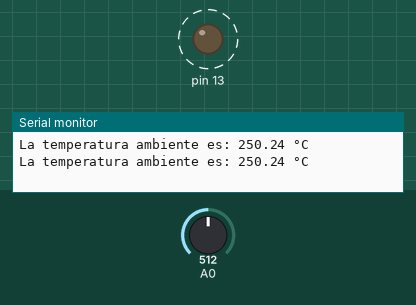
A sketch run on a simulated Arduino Uno, built with avr-gcc and run on an emulated ATmega328P. On the bench: output pins drawn as LEDs (lit = HIGH), the last lines printed to the serial monitor. Dashed ring = blinking. The inputs (shaded band) are chosen by the test bench; at power-on: A0 = 512.

Above: at 1.9 s.
2.0 s: A0 set to 78
5.5 s: A0 set to 64
At 6.5 s:
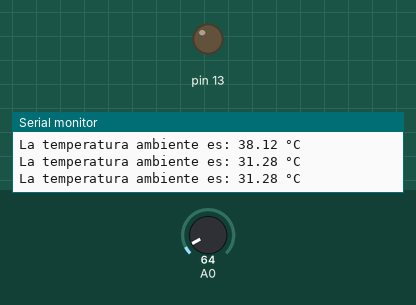
7.0 s: A0 set to 122
At 7.15 s:
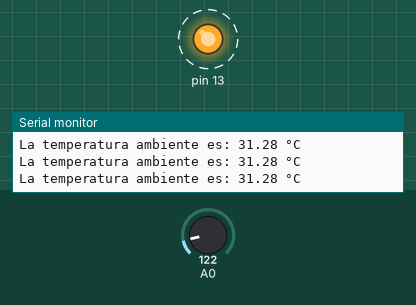
11.3 s: A0 set to 25
At 11.9 s:
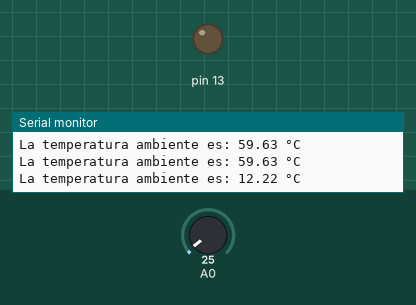
Timing chart, 0 to 13.8 s (numbered marks = the images above; inputs shaded):
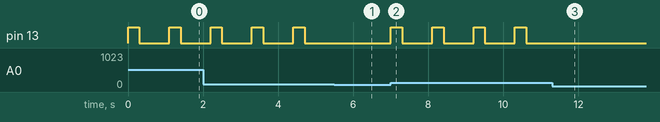

Measured:
- the behaviour switches between 72 and 71 on A0 (found by bisection; images 0 and 1)
- after the input at 5.5 s, pin 13: stops changing and stays LOW
- after the input at 7.0 s, pin 13: alternates HIGH for 0.30 s and LOW for 0.80 s, starting at once
- after the input at 11.3 s, pin 13: stops changing and stays LOW
- by itself, pin 13: alternates HIGH for 0.30 s and LOW for 0.80 s

The sketch:

Proyecto2Arquitectura_SensorTemperatura.ino
```cpp
void setup() {
  Serial.begin(9600); // "Serial.begin(9600) es una instrucción que le indica al Arduino que se comunique con la computadora, con una velocidad serial de 9,600 bits por segundos (baudios)".

  // Modo "entrada/salida" de los pines.
  pinMode(13, OUTPUT);
}

// Declaración de varaibles.
// Variable que contiene el valor del Voltaje del sensor en "Voltios". En este caso, se le asigna un valor de "5" ya que son los voltios que se le van a pasar a dicho sensor.
float VoltajeSensor = 5;

void loop() {
// Declaración de variables.
  // Variable que almacenará el valor obtenido por el sensor de temperatura.
  float ValorSensor = analogRead(A0); // "analogRead(A0) indica que se leerá el "pin A0" del Arduino".
  float TemperaturaC = (ValorSensor/1023) * VoltajeSensor * 100; // Fórmula encargada de calcular la temperatura en °C.

  // Condición que sólo se activará sí y sólo sí la temperatura es mayor o igual a "35 °C".
  if(TemperaturaC >= 35){
    // <--- Todo este código de aquí permitirá que el sensor envíe una alarma y prenda el LED rojo indicando que la temperatura es muy alta. ---> //
    // Modo "entrada/salida" de los pines.
    digitalWrite(13, HIGH);
    delay(300); // Se hace una pausa de 300 ms.
    // Modo "entrada/salida" de los pines.
    digitalWrite(13, LOW);
    delay(300); // Se hace una pausa de 300 ms.
  }
// Se imprimen los valores de la distancia en "cm"
  Serial.print("La temperatura ambiente es: " + String(TemperaturaC));
  Serial.print(" °C");
  Serial.println(); // Salto de línea.
  delay(500); // Se hace una pausa de 500 ms.
}
```
